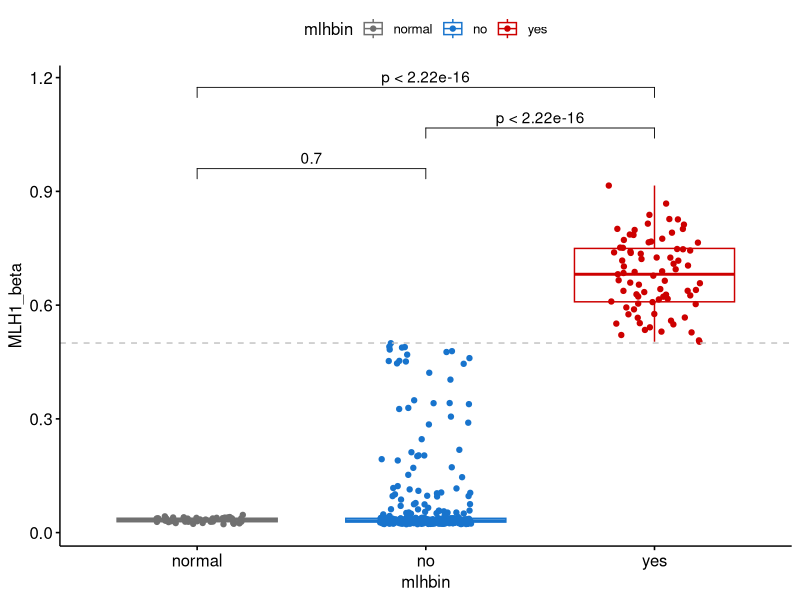
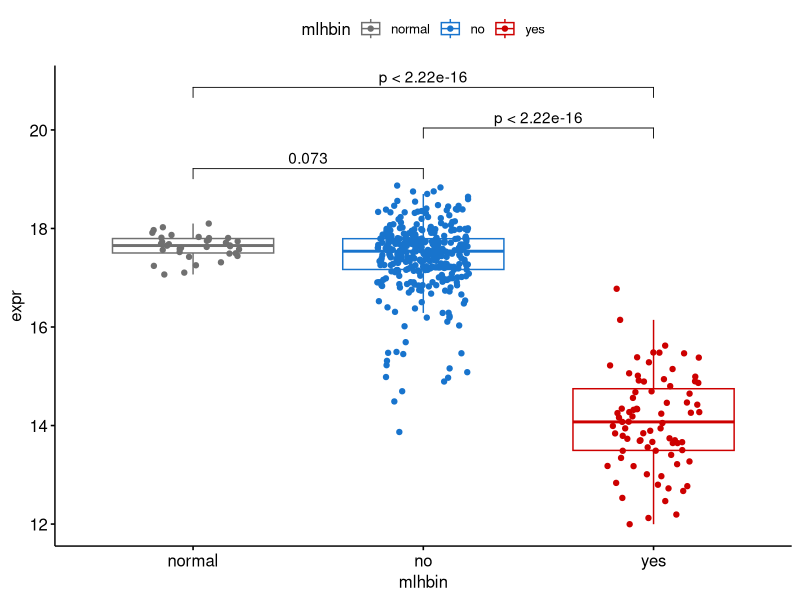

Recreate these plots in R, in order.
#!/usr/bin/Rscript

data=read.table("mlh1-methylation-data.TCGA.txt",sep="\t",header=TRUE,row.names=1)

subdata = data[c(16:44),]
subdata = subdata[,colSums(is.na(subdata)) < nrow(subdata)] # remove all NA samples
mymeans = colMeans(subdata,na.rm=TRUE)

mydf=as.data.frame(sort(mymeans))
mydf$index = seq.int(nrow(mydf))
colnames(mydf)[1] = "MLH1_beta"
library(ggpubr)
library(ggplot2)

expr = read.table("mlh1-expression.TCGA.txt",sep="\t",header=TRUE)
#expr = expr[expr$sample %in% rownames(mydf),]
#expr = expr[match(rownames(mydf),expr$sample),]
rownames(expr)=expr$sample

cutoff = 0.5
mydf$expr = expr[rownames(mydf),"MLH1_expr"]
mydf$mlhbin = "no"
mydf[mydf$MLH1_beta >= cutoff & grepl('_01$',rownames(mydf)),]$mlhbin = "yes"
mydf[grepl('_11$',rownames(mydf)),]$mlhbin = "normal"
write.table(mydf,"avg-mlh1-methylscore.txt",sep="\t",row.names=TRUE)

mydf$mlhbin = factor(mydf$mlhbin,levels=c("normal","no","yes"))

pdf("UCEC-MLH.methylation.pdf",height=4,width=4,useDingbats=FALSE)
#ggscatter(mydf,x="index",y="MLH1_beta",color="MLH1_beta",facet.by="mlhbin",shape=21,fill=NA)+geom_hline(yintercept=cutoff)+scale_color_distiller(palette="Spectral")
ggboxplot(mydf,x="mlhbin",y="MLH1_beta",color="mlhbin",shape=21,fill=NA,add="jitter",palette=c("gray44","dodgerblue3","red3"))+geom_hline(yintercept=cutoff,lty=2,color="gray77")+stat_compare_means(comparisons=list(c("normal","no"),c("no","yes"),c("normal","yes")))
dev.off()

pdf("UCEC-MLH.methylation.expr.boxplot.pdf",height=4,width=4,useDingbats=FALSE)
ggboxplot(mydf,x="mlhbin",y="expr",color="mlhbin",add="jitter",palette=c("gray44","dodgerblue3","red3"))+stat_compare_means(comparisons=list(c("normal","no"),c("no","yes"),c("normal","yes")))
dev.off()

subdf = mydf[mydf$mlhbin %in% c("yes","normal"),]
wilcox.test(subdf$expr~subdf$mlhbin)$p.value